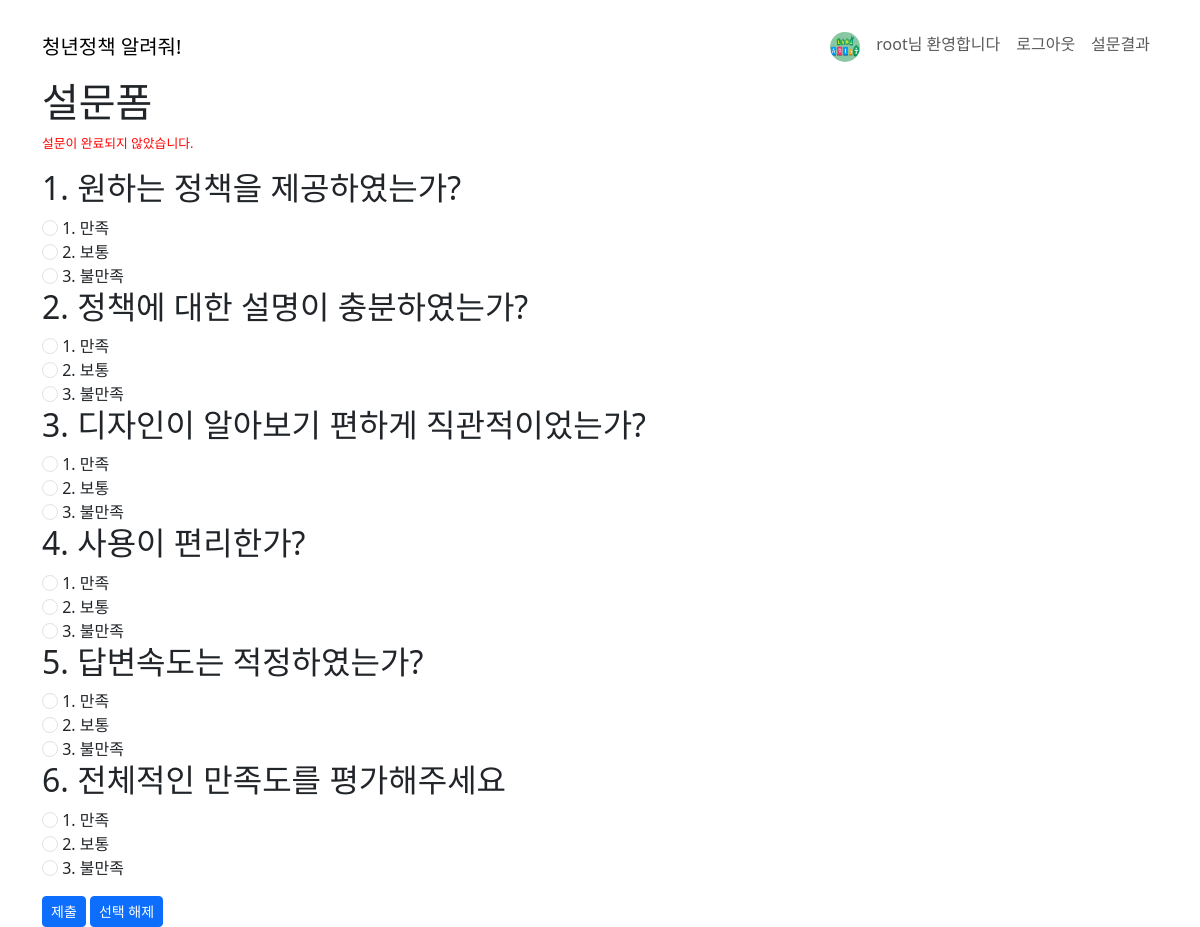
Page /poll/vote (signed in) on the earlier database version.
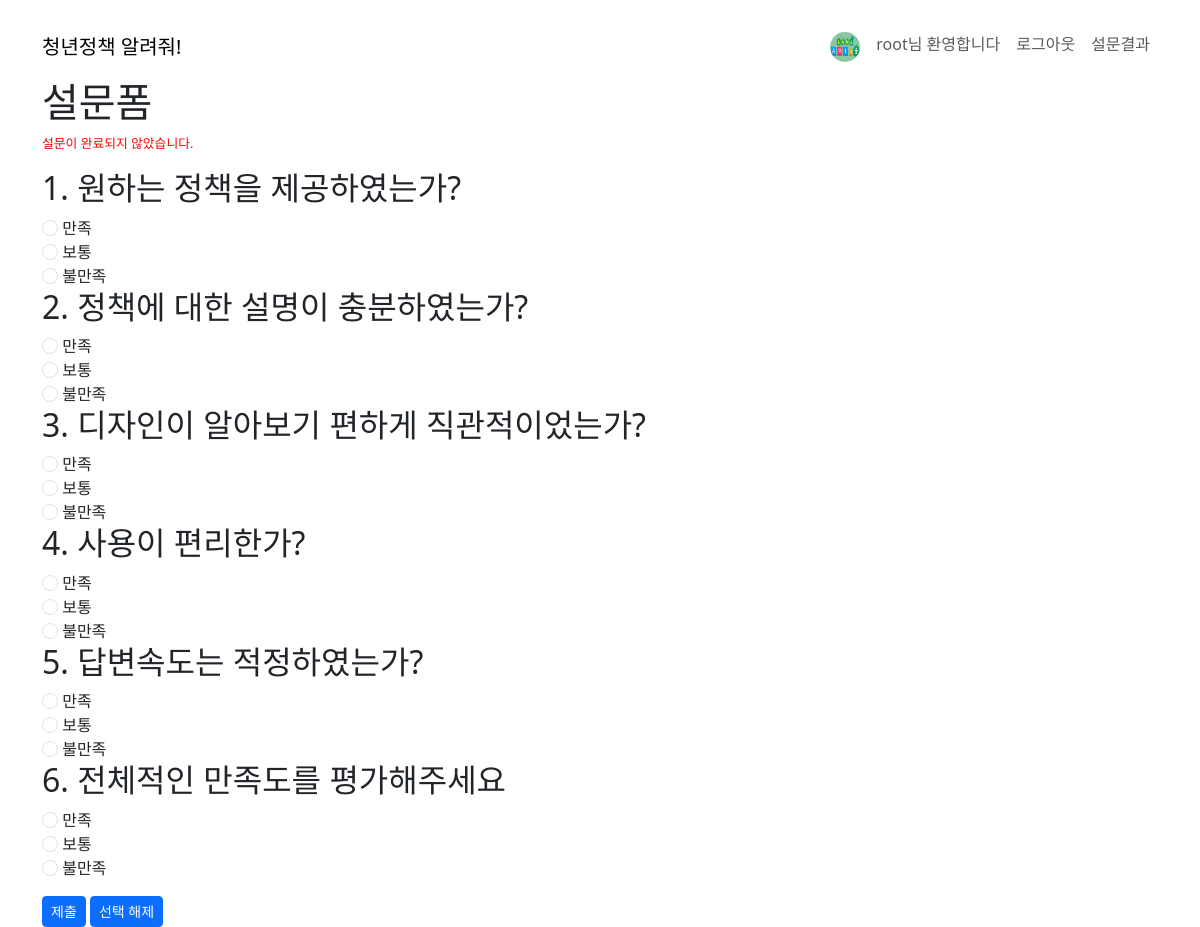
Same page on the later database version.
### poll/models.py (models this page shows, shortened)
class Choice(models.Model):
    question = models.ForeignKey(Question, on_delete=models.CASCADE)
    choice_text = models.CharField(max_length=200)
    votes = models.IntegerField(default=0)

### poll/views.py (the view)
# urls.py: path("vote", views.vote, name="vote"),
def vote(request):
    questions = Question.objects.all()
    selected_choices = []
    for question in questions:
        choice_key = f"choice_{question.pk}"
        choice_pk = request.POST.get(choice_key)
        if not choice_pk:
            return render(
                request,
                "poll/vote_form.html",
                {
                    "error_msg": "설문이 완료되지 않았습니다.",
                    "question_list": questions,
                },
            )
        selected_choices.append(choice_pk)
    for choice_pk in selected_choices:
        choice = Choice.objects.get(pk=choice_pk)
        choice.votes += 1
        choice.save()
    return render(request, "poll/vote_finish.html")

### poll/templates/poll/vote_form.html (shortened to what this page needs)
{% extends "layout.html" %}
{% load django_bootstrap5 %}
{% block contents %}
<h1>설문폼</h1>
{% if error_msg != None %}
    <div style="color:red;font-size:0.8em">
        {{error_msg}}
    </div>
{% endif %}
<form action="{% url 'poll:vote' %}" method="POST" class="mt-3">
    {% for question in question_list %}
        <h2>{{question.pk}}. {{question.question_text}}</h2>
        {% for choice in question.choice_set.all %}
            <input type="radio" class='form-check-input' name="choice_{{question.pk}}" value="{{choice.pk}}" id="{{choice.pk}}">
            <label for="{{choice.pk}}">{{choice.choice_text}}</label><br>
        {% endfor %}
    {% endfor %}
    <div class="mt-3">
        <button type="submit" class="btn btn-primary btn-sm">제출</button>
        <button type="reset" class="btn btn-primary btn-sm">선택 해제</button>
    </div>
</form>
{% endblock contents %}

Differences in the rows shown:
changed Choice (number 1 of 18 on the later page): pk "☐ 1. 만족" → "☐ 만족"; choice_text "1. 만족" → "만족"
changed Choice (number 2 of 18 on the later page): pk "☐ 2. 보통" → "☐ 보통"; choice_text "2. 보통" → "보통"
changed Choice (number 3 of 18 on the later page): pk "☐ 3. 불만족" → "☐ 불만족"; choice_text "3. 불만족" → "불만족"
changed Choice (number 4 of 18 on the later page): pk "☐ 1. 만족" → "☐ 만족"; choice_text "1. 만족" → "만족"
changed Choice (number 5 of 18 on the later page): pk "☐ 2. 보통" → "☐ 보통"; choice_text "2. 보통" → "보통"
changed Choice (number 6 of 18 on the later page): pk "☐ 3. 불만족" → "☐ 불만족"; choice_text "3. 불만족" → "불만족"
changed Choice (number 7 of 18 on the later page): pk "☐ 1. 만족" → "☐ 만족"; choice_text "1. 만족" → "만족"
changed Choice (number 8 of 18 on the later page): pk "☐ 2. 보통" → "☐ 보통"; choice_text "2. 보통" → "보통"
changed Choice (number 9 of 18 on the later page): pk "☐ 3. 불만족" → "☐ 불만족"; choice_text "3. 불만족" → "불만족"
changed Choice (number 10 of 18 on the later page): pk "☐ 1. 만족" → "☐ 만족"; choice_text "1. 만족" → "만족"
changed Choice (number 11 of 18 on the later page): pk "☐ 2. 보통" → "☐ 보통"; choice_text "2. 보통" → "보통"
changed Choice (number 12 of 18 on the later page): pk "☐ 3. 불만족" → "☐ 불만족"; choice_text "3. 불만족" → "불만족"
changed Choice (number 13 of 18 on the later page): pk "☐ 1. 만족" → "☐ 만족"; choice_text "1. 만족" → "만족"
changed Choice (number 14 of 18 on the later page): pk "☐ 2. 보통" → "☐ 보통"; choice_text "2. 보통" → "보통"
changed Choice (number 15 of 18 on the later page): pk "☐ 3. 불만족" → "☐ 불만족"; choice_text "3. 불만족" → "불만족"
changed Choice (number 16 of 18 on the later page): pk "☐ 1. 만족" → "☐ 만족"; choice_text "1. 만족" → "만족"
changed Choice (number 17 of 18 on the later page): pk "☐ 2. 보통" → "☐ 보통"; choice_text "2. 보통" → "보통"
changed Choice (number 18 of 18 on the later page): pk "☐ 3. 불만족" → "☐ 불만족"; choice_text "3. 불만족" → "불만족"
